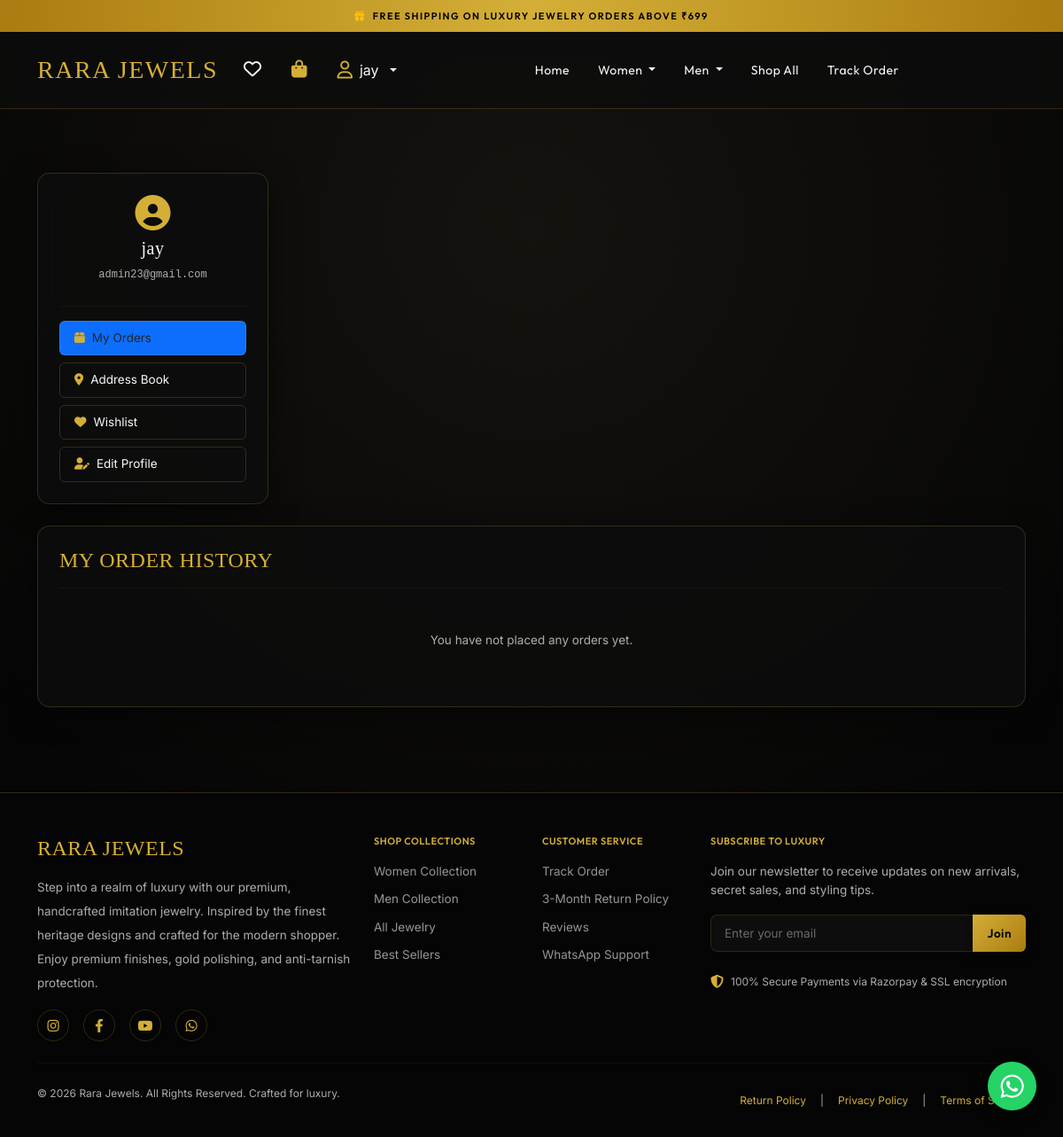
Before: /accounts/dashboard/ (signed in) with the older database file.
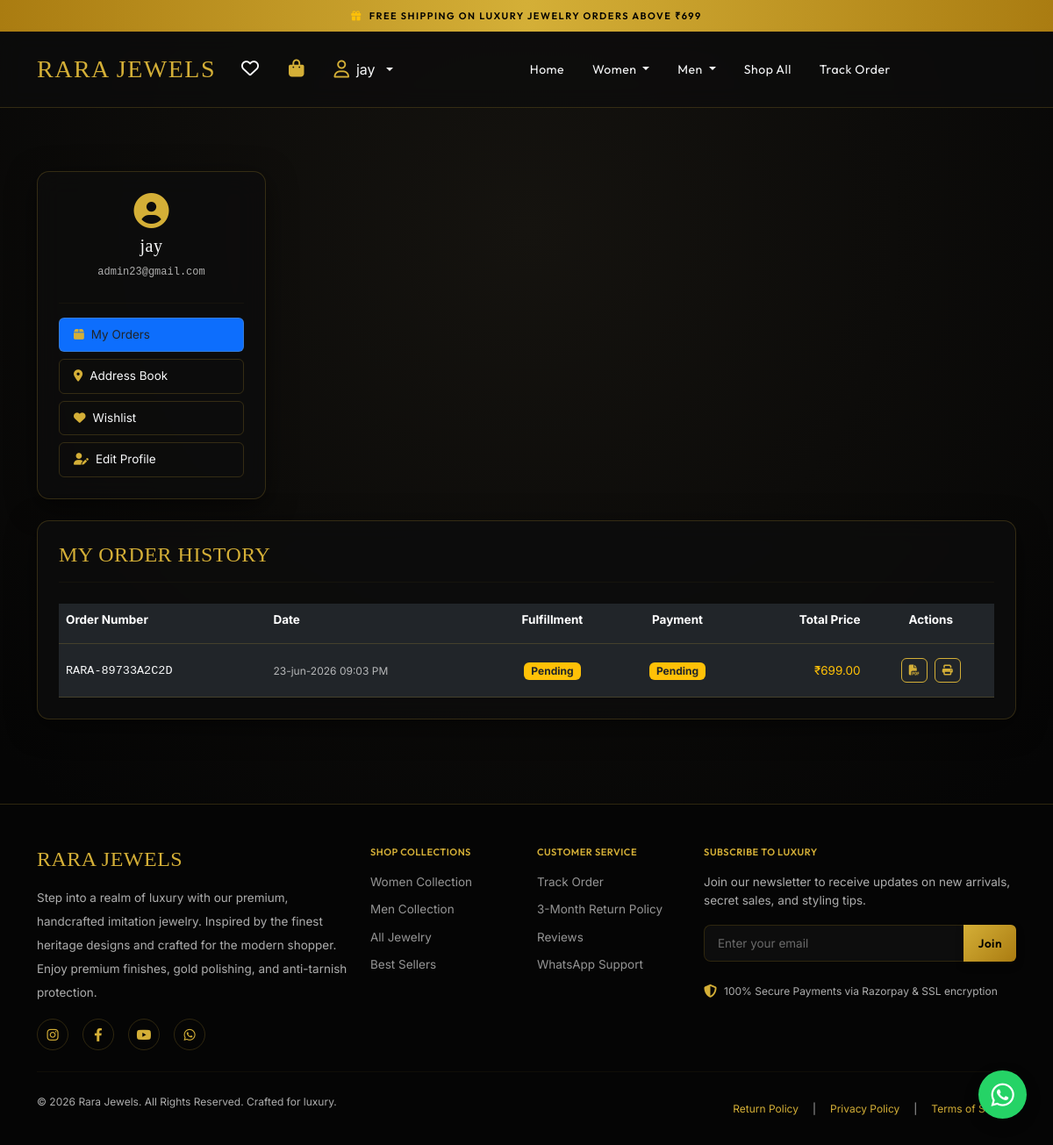
After: the same page with the newer database file.
### shop/models.py (models this page shows, shortened)
class Order(models.Model):
    ORDER_STATUS_CHOICES = [
        ('pending', 'Pending'),
        ('processing', 'Processing'),
        ('shipped', 'Shipped'),
        ('delivered', 'Delivered'),
        ('cancelled', 'Cancelled'),
        ('returned', 'Returned')
    ]
    PAYMENT_STATUS_CHOICES = [
        ('pending', 'Pending'),
        ('completed', 'Completed'),
        ('failed', 'Failed'),
        ('refunded', 'Refunded')
    ]
    user = models.ForeignKey(settings.AUTH_USER_MODEL, on_delete=models.CASCADE, related_name='orders')
    order_number = models.CharField(max_length=100, unique=True)
    shipping_address = models.TextField()
    subtotal = models.DecimalField(max_digits=10, decimal_places=2)
    shipping_charge = models.DecimalField(max_digits=10, decimal_places=2)
    discount_amount = models.DecimalField(max_digits=10, decimal_places=2, default=0.00)
    coupon = models.ForeignKey(Coupon, on_delete=models.SET_NULL, null=True, blank=True)
    total_price = models.DecimalField(max_digits=10, decimal_places=2)
    payment_method = models.CharField(max_length=20, choices=[('cod', 'Cash On Delivery'), ('razorpay', 'Razorpay')])
    payment_status = models.CharField(max_length=20, default='pending', choices=PAYMENT_STATUS_CHOICES)
    order_status = models.CharField(max_length=20, default='pending', choices=ORDER_STATUS_CHOICES)
    razorpay_order_id = models.CharField(max_length=255, blank=True, null=True)
    razorpay_payment_id = models.CharField(max_length=255, blank=True, null=True)
    razorpay_signature = models.CharField(max_length=255, blank=True, null=True)
    created_at = models.DateTimeField(auto_now_add=True)
    updated_at = models.DateTimeField(auto_now=True)

### accounts/views.py (the view, shortened to what this page needs)
# urls.py: path('dashboard/', views.dashboard_view, name='dashboard'),
@login_required
def dashboard_view(request):
    from shop.models import Order, Wishlist
    orders = Order.objects.filter(user=request.user).order_add_time_desc() if hasattr(Order.objects, 'order_add_time_desc') else Order.objects.filter(user=request.user).order_by('-created_at')
    wishlist_items = Wishlist.objects.filter(user=request.user).select_related('product')
    addresses = Address.objects.filter(user=request.user).order_by('-is_default', '-id')
    profile_form = ProfileForm(instance=request.user)
    address_form = AddressForm()
    active_tab = request.GET.get('tab', 'orders')
    context = {
        'orders': orders,
        'wishlist_items': wishlist_items,
        'addresses': addresses,
        'profile_form': profile_form,
        'address_form': address_form,
        'active_tab': active_tab,
    }
    return render(request, 'accounts/dashboard.html', context)

### accounts/forms.py
class ProfileForm(forms.ModelForm):
    class Meta:
        model = User
        fields = ['name', 'mobile']
        widgets = {
            'name': forms.TextInput(attrs={'class': 'form-control bg-dark text-light border-gold'}),
            'mobile': forms.TextInput(attrs={'class': 'form-control bg-dark text-light border-gold'}),
        }

### shop/models.py (called while the page is built)
    @classmethod
    def get_settings(cls):
        obj, created = cls.objects.get_or_create(id=1)
        return obj

    @property
    def items_count(self):
        return sum(item.quantity for item in self.items.all())

### templates/accounts/dashboard.html (shortened to what the changed rows need)
{% extends 'base.html' %}
{% load static %}
{% block content %}
<div class="container py-5 mt-4">
    <div class="row g-4">
        <div class="col-lg-9">
            <div class="glass-card p-4 h-100">
                {% if active_tab == 'orders' %}
                <div>
                    <h4 class="playfair-font text-gold mb-3 fs-4">MY ORDER HISTORY</h4>
                    <hr class="border-gold-dim mb-4">
                    {% if orders %}
                    <div class="table-responsive">
                        <table class="table table-dark table-borderless m-0 text-sm align-middle">
                            <thead>
                                <tr class="border-bottom border-gold-dim text-gold">
                                    <th scope="col" class="pb-3">Order Number</th>
                                    <th scope="col" class="pb-3">Date</th>
                                    <th scope="col" class="pb-3 text-center">Fulfillment</th>
                                    <th scope="col" class="pb-3 text-center">Payment</th>
                                    <th scope="col" class="pb-3 text-end">Total Price</th>
                                    <th scope="col" class="pb-3 text-center">Actions</th>
                                </tr>
                            </thead>
                            <tbody>
                                {% for order in orders %}
                                <tr class="border-bottom border-gold-dim border-opacity-25">
                                    <td class="py-3">
                                        <span class="font-monospace text-light font-semibold">{{ order.order_number }}</span>
                                    </td>
                                    <td class="py-3 text-light-dim text-xs">
                                        {{ order.created_at|date:"d-b-Y h:i A" }}
                                    </td>
                                    <td class="py-3 text-center">
                                        <span class="badge {% if order.order_status == 'delivered' %}bg-success{% elif order.order_status == 'cancelled' %}bg-danger{% else %}bg-warning text-dark{% endif %} px-2 py-1 text-xs">
                                            {{ order.get_order_status_display }}
                                        </span>
                                    </td>
                                    <td class="py-3 text-center">
                                        <span class="badge {% if order.payment_status == 'completed' %}bg-success{% elif order.payment_status == 'failed' %}bg-danger{% else %}bg-warning text-dark{% endif %} px-2 py-1 text-xs">
                                            {{ order.get_payment_status_display }}
                                        </span>
                                    </td>
                                    <td class="py-3 text-end text-warning font-semibold">
                                        ₹{{ order.total_price }}
                                    </td>
                                    <td class="py-3 text-center">
                                        <div class="d-flex gap-2 justify-content-center">
                                            <a href="{% url 'shop:download_invoice' order.id %}" class="btn btn-xs btn-outline-gold px-2 py-1 text-xs" title="Download PDF Invoice">
                                                <i class="fa-solid fa-file-pdf"></i>
                                            </a>
                                            <a href="{% url 'shop:print_invoice_html' order.id %}" target="_blank" class="btn btn-xs btn-outline-gold px-2 py-1 text-xs" title="Print Invoice">
                                                <i class="fa-solid fa-print"></i>
                                            </a>
                                        </div>
                                    </td>
                                </tr>
                                {% endfor %}
                            </tbody>
                        </table>
                    </div>
                    {% else %}
                    <p class="text-light-dim text-sm italic py-4 text-center">You have not placed any orders yet.</p>
                    {% endif %}
                </div>
                {% endif %}
            </div>
        </div>
    </div>
</div>
{% endblock %}

Changed rows visible on the page:
added Order: order_number "RARA-89733A2C2D", created_at "23-jun-2026 09:03 PM", order_status "Pending", payment_status "Pending", total_price "699.00"
Other visible differences:
text no longer shown: "You have not placed any orders yet."
text now shown: "Order Number Date Fulfillment Payment Total Price Actions"
